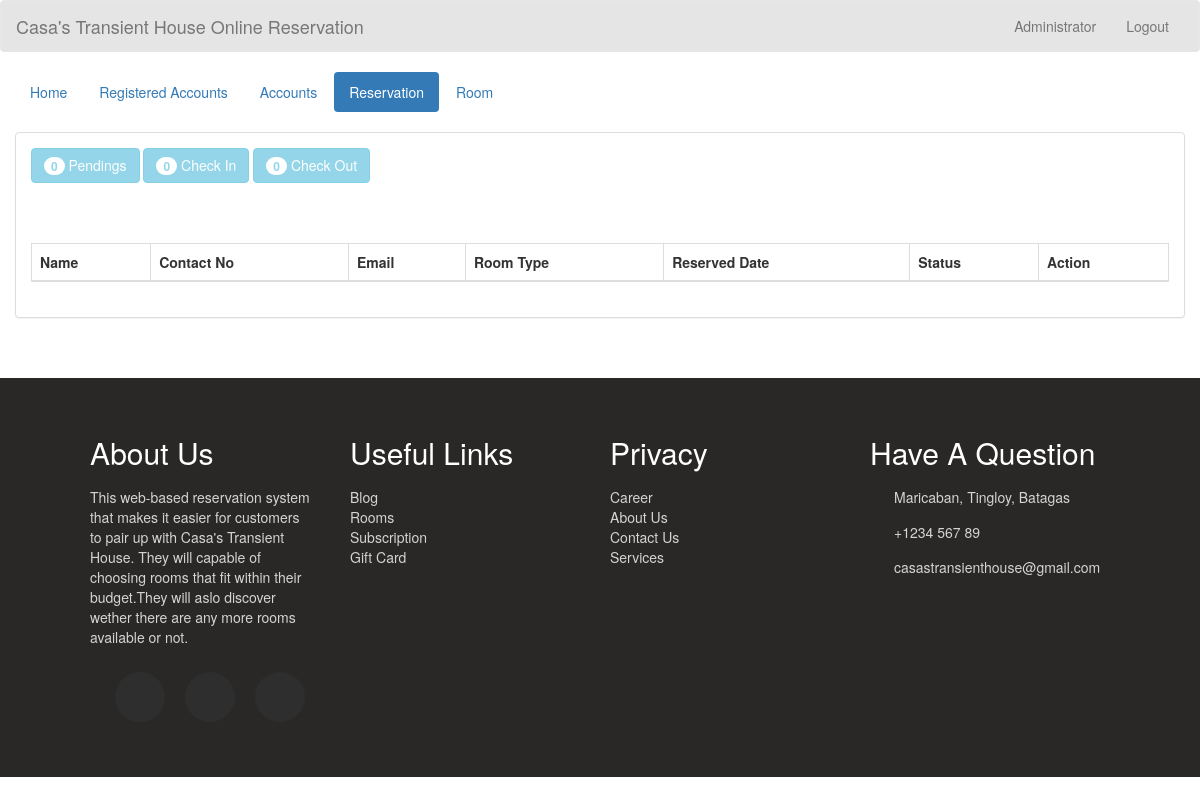
The app's page /admin/go_checkin.php (signed in), older data.
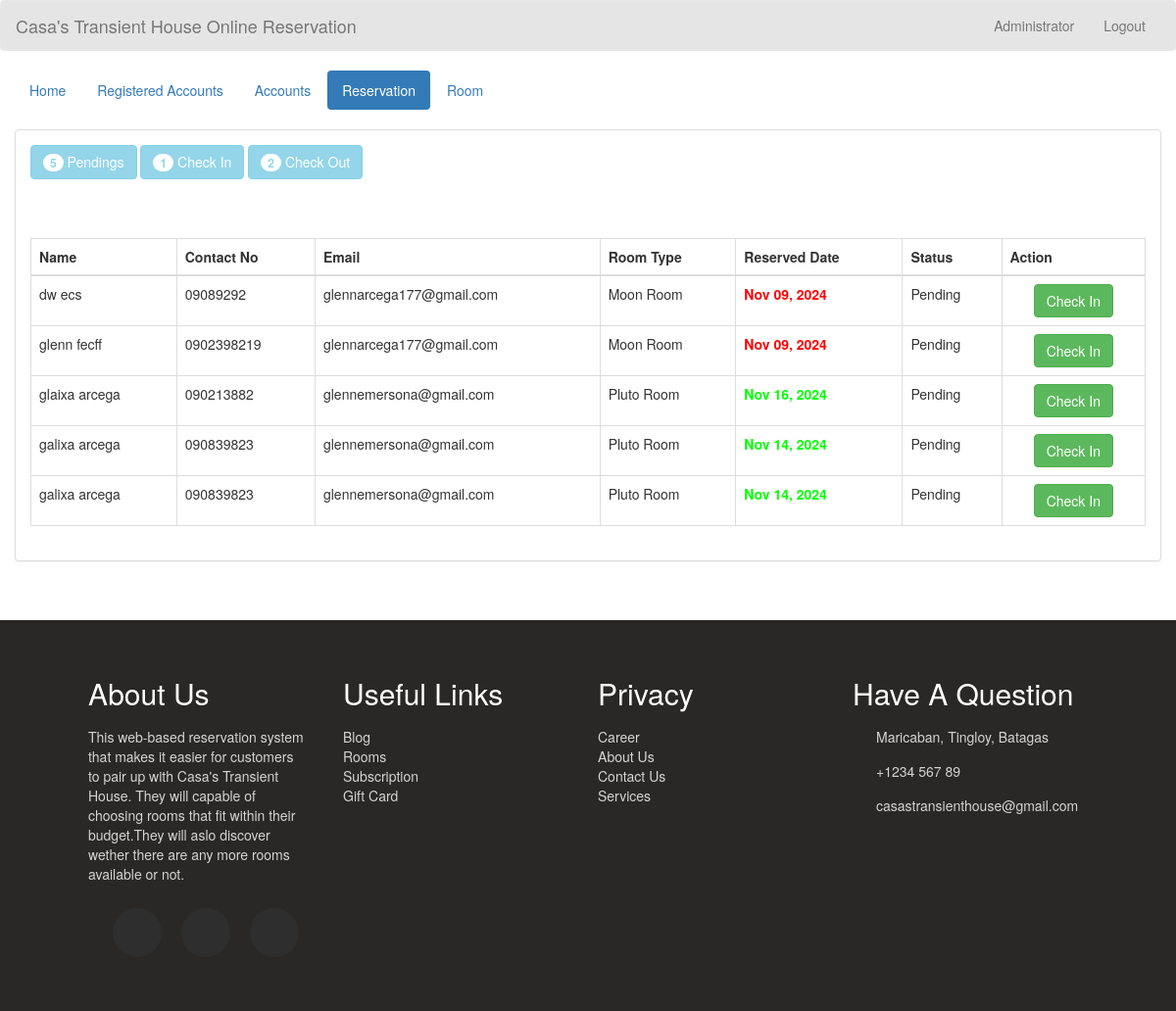
The same page, newer data.
### tables this page shows
CREATE TABLE `transaction` (
  `transaction_id` int(11) NOT NULL,
  `id` varchar(11) NOT NULL,
  `guest_id` int(11) NOT NULL,
  `room_id` int(11) NOT NULL,
  `room_no` int(5) NOT NULL,
  `status` varchar(20) NOT NULL,
  `days` int(2) NOT NULL,
  `checkin` date NOT NULL,
  `checkin_time` time NOT NULL,
  `checkout` date NOT NULL,
  `checkout_time` time NOT NULL,
  `bill` varchar(10) NOT NULL
);

CREATE TABLE `guest` (
  `guest_id` int(11) NOT NULL,
  `firstname` varchar(50) NOT NULL,
  `middlename` varchar(30) NOT NULL,
  `lastname` varchar(40) NOT NULL,
  `address` varchar(50) NOT NULL,
  `contactno` varchar(13) NOT NULL,
  `email` varchar(100) NOT NULL
);

CREATE TABLE `room` (
  `room_id` int(11) NOT NULL,
  `hotel_name` varchar(200) NOT NULL,
  `room_type` varchar(50) NOT NULL,
  `room_number` varchar(100) NOT NULL,
  `price` varchar(11) NOT NULL,
  `descr` varchar(200) NOT NULL,
  `photo` varchar(100) NOT NULL
);

### admin/go_checkin.php (the view, shortened to what the changed rows need)
<!DOCTYPE html>
<?php
	require '../admin_query/name.php';
?>
<html lang = "en">
	<head>
		<link rel = "stylesheet" type = "text/css" href = "../css/bootstrap.css " />
		<link rel = "stylesheet" type = "text/css" href = "../css/style.css" />
        <link rel="stylesheet" type="text/css" href="../sendemail/css/bootstrap.css"/>
		<link rel="stylesheet"  type="text/css" href="../css/css_footer.css">
	</head>
<body>
	<br />
	<div class = "container-fluid">
		<div class = "panel panel-default">
			<?php
				$q_p = $conn->query("SELECT COUNT(*) as total FROM `transaction` WHERE `status` = 'Pending'") or die(mysqli_error());
				$f_p = $q_p->fetch_array();
				$q_ci = $conn->query("SELECT COUNT(*) as total FROM `transaction` WHERE `status` = 'Check In'") or die(mysqli_error());
				$f_ci = $q_ci->fetch_array();
				$q_cw = $conn->query("SELECT COUNT(*) as total FROM `transaction` WHERE `status` = 'Check Out'") or die(mysqli_error());
				$f_cw = $q_cw->fetch_array();
			?>
			<div class = "panel-body">
				<a class = "btn btn-info disabled" href="reserve.php"><span class = "badge"><?php echo $f_p['total']?></span> Pendings</a>
				<a class = "btn btn-info disabled" href = "checkin.php"><span class = "badge"><?php echo $f_ci['total']?></span> Check In</a>
				<a class = "btn btn-info disabled" href = "checkout.php"><span class = "badge"><?php echo $f_cw['total']?></span> Check Out</a>
				<br />
				<br />
				<br />
				<br />
				<table id = "table" class = "table table-bordered">
					<thead>
						<tr>
							<th>Name</th>
							<th>Contact No</th>
							<th>Email</th>
							<th>Room Type</th>
							<th>Reserved Date</th>
							<th>Status</th>
							<th>Action</th>
						</tr>
					</thead>
					<tbody>
						<?php
							$query = $conn->query("SELECT * FROM `transaction` NATURAL JOIN `guest` NATURAL JOIN `room` WHERE `status` = 'Pending'") or die(mysqli_error());
							while($fetch = $query->fetch_array()){
						?>
						<tr>
							<td><?php echo $fetch['firstname']." ".$fetch['lastname']?></td>
							<td><?php echo $fetch['contactno']?></td>
							<td><?php echo $fetch['email']?></td>
							<td><?php echo $fetch['room_type']?></td>
							<td><strong><?php if($fetch['checkin'] <= date("Y-m-d", strtotime("+8 HOURS"))){echo "<label style = 'color:#ff0000;'>".date("M d, Y", strtotime($fetch['checkin']))."</label>";}else{echo "<label style = 'color:#00ff00;'>".date("M d, Y", strtotime($fetch['checkin']))."</label>";}?></strong></td>
							<td><?php echo $fetch['status']?></td>
							<td><center><a class = "btn btn-success" href = "confirm_reserve.php?transaction_id=<?php echo $fetch['transaction_id']?>"> Check In</a>
						</tr>
						<?php
							}
						?>
					</tbody>
				</table>
			</div>
		</div>
	</div>
	<br />
	<br />
	<footer class = "footer">
            <div class = "footer-container">
                <div>
                    <h2>About Us </h2>
                </div>
                <div>
                    <h2>Useful Links</h2>
                </div>
                <div>
                    <h2>Privacy</h2>
                </div>
                <div>
                    <h2>Have A Question</h2>
                </div>
            </div>
        </footer>
</body>
</html>

Row changes from the older to the newer data that the page shows:
added transaction: guest.firstname "dw", guest.lastname "ecs", guest.contactno "09089292", guest.email "glennarcega177@gmail.com", room.room_type "Moon Room", checkin "Nov 09, 2024", status "Pending"
added transaction: guest.firstname "glenn", guest.lastname "fecff", guest.contactno "0902398219", guest.email "glennarcega177@gmail.com", room.room_type "Moon Room", checkin "Nov 09, 2024", status "Pending"
added transaction: guest.firstname "glaixa", guest.lastname "arcega", guest.contactno "090213882", guest.email "glennemersona@gmail.com", room.room_type "Pluto Room", checkin "Nov 16, 2024", status "Pending"
added transaction: guest.firstname "galixa", guest.lastname "arcega", guest.contactno "090839823", guest.email "glennemersona@gmail.com", room.room_type "Pluto Room", checkin "Nov 14, 2024", status "Pending"
added transaction: guest.firstname "galixa", guest.lastname "arcega", guest.contactno "090839823", guest.email "glennemersona@gmail.com", room.room_type "Pluto Room", checkin "Nov 14, 2024", status "Pending"
Text that changed along with them:
$f_p['total']: "0" → "5"
$f_ci['total']: "0" → "1"
$f_cw['total']: "0" → "2"
